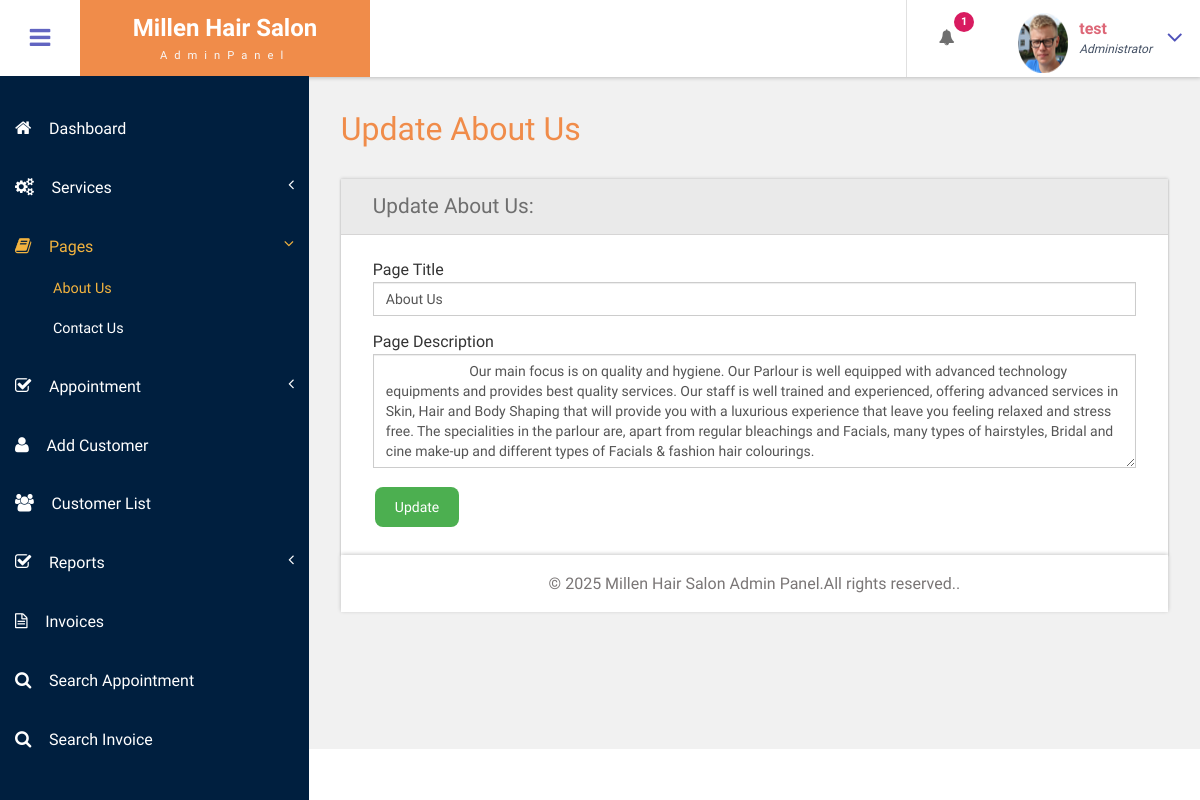
The app's page /bpms/admin/about-us.php (signed in) with its own data.
### tables this page shows
CREATE TABLE `tblpage` (
  `ID` int(10) NOT NULL,
  `PageType` varchar(200) DEFAULT NULL,
  `PageTitle` mediumtext DEFAULT NULL,
  `PageDescription` mediumtext DEFAULT NULL,
  `Email` varchar(200) DEFAULT NULL,
  `MobileNumber` bigint(10) DEFAULT NULL,
  `UpdationDate` date DEFAULT NULL,
  `Timing` varchar(200) NOT NULL
);

### bpms/admin/about-us.php (the view, shortened to what this page needs)
<?php
include('includes/dbconnection.php');
if (strlen($_SESSION['bpmsaid']==0)) {
  header('location:logout.php');
  } else{
  ?>
<!DOCTYPE HTML>
<html>
<head>
<link href="css/bootstrap.css" rel='stylesheet' type='text/css' />
<link href="css/style.css" rel='stylesheet' type='text/css' />
<link href="css/font-awesome.css" rel="stylesheet">
<link href="css/animate.css" rel="stylesheet" type="text/css" media="all">
<link href="css/custom.css" rel="stylesheet">
</head>
<body class="cbp-spmenu-push">
	<div class="main-content">
		 <?php include_once('includes/sidebar.php');?>
	 <?php include_once('includes/header.php');?>
		<div id="page-wrapper">
			<div class="main-page">
				<div class="forms">
					<h3 class="title1">Update About Us</h3>
					<div class="form-grids row widget-shadow" data-example-id="basic-forms">
						<div class="form-title">
							<h4>Update About Us:</h4>
						</div>
						<div class="form-body">
							<form method="post">
  <?php
$ret=mysqli_query($con,"select * from  tblpage where PageType='aboutus'");
while ($row=mysqli_fetch_array($ret)) {
?>
							 <div class="form-group"> <label for="exampleInputEmail1">Page Title</label> <input type="text" class="form-control" name="pagetitle" id="pagetitle" value="<?php  echo $row['PageTitle'];?>" required="true"> </div> <div class="form-group"> <label for="exampleInputPassword1">Page Description</label> <textarea name="pagedes" id="pagedes" rows="5" class="form-control">
        <?php  echo $row['PageDescription'];?></textarea> </div>
							 <?php } ?>
							  <button type="submit" name="submit" class=" btn-default "style="background-color: #4CAF50; border: none; color: white; padding: 10px 20px;
                            text-align: center; text-decoration: none; display: inline-block; font-size: 14px;
                             margin: 4px 2px; cursor: pointer; border-radius: 8px;">Update</button> </form>
						</div>
					</div>
			</div>
		</div>
		 <?php include_once('includes/footer.php');?>
	</div>
</body>
</html>
<?php } ?>

### bpms/admin/includes/header.php (shortened to what this page needs)
<div class="sticky-header header-section ">
      <div class="header-left">
        <button id="showLeftPush"><i class="fa fa-bars"></i></button>
        <div class="logo">
          <a href="dashboard.php">
            <h1> Millen Hair Salon</h1>
            <span>AdminPanel</span>
          </a>
        </div>
      </div>
      <div class="header-right">
        <div class="profile_details_left">
          <ul class="nofitications-dropdown">
            <?php
$ret1=mysqli_query($con,"select ID,Name from  tblappointment where Status=''");
$num=mysqli_num_rows($ret1);
?>
            <li class="dropdown head-dpdn">
              <a href="#" class="dropdown-toggle" data-toggle="dropdown" aria-expanded="false"><i class="fa fa-bell"></i><span class="badge blue"><?php echo $num;?></span></a>
            </li>
          </ul>
          <div class="clearfix"> </div>
        </div>
        <div class="profile_details">
        <?php
$adid=$_SESSION['bpmsaid'];
$ret=mysqli_query($con,"select AdminName from tbladmin where ID='$adid'");
$row=mysqli_fetch_array($ret);
$name=$row['AdminName'];
?>
          <ul>
            <li class="dropdown profile_details_drop">
              <a href="#" class="dropdown-toggle" data-toggle="dropdown" aria-expanded="false">
                <div class="profile_img">
                  <span class="prfil-img"><img src="images/3.png" alt="" width="50" height="60"> </span>
                  <div class="user-name">
                    <p><?php echo $name; ?></p>
                    <span>Administrator</span>
                  </div>
                  <i class="fa fa-angle-down lnr"></i>
                  <div class="clearfix"></div>
                </div>
              </a>
            </li>
          </ul>
        </div>
      </div>
      <div class="clearfix"> </div>
    </div>

### bpms/admin/css/style.css (style rules this page uses)
h4, h5, h6, h1, h2, h3 { margin: 0; }
ul, ol { margin: 0; }
p { margin: 0; }
html, body { font-family: 'Roboto Condensed', sans-serif; font-size: 100%; overflow-x: hidden; background: #fff; }
body a { transition: 0.5s all ease; -webkit-transition: 0.5s all ease; -moz-transition: 0.5s all ease; -o-transition: 0.5s all ease; -ms-transition: 0.5s all ease; text-decoration:none; }
h1,h2,h3,h4,h5,h6 { margin:0; }
p { margin:0; }
ul,label { margin:0; padding:0; }
.main-content { position: relative; }
.sticky-header { position: fixed; top: 0; left:0px; width: 100%; z-index: 100; }
.header-section { background:#FFF; box-shadow: 1px 1px 4px rgba(0, 0, 0, 0.21); -webkit-box-shadow: 1px 1px 4px rgba(0, 0, 0, 0.21); -moz-box-shadow: 1px 1px 4px rgba(0, 0, 0, 0.21); -o-box-shadow: 1px 1px 4px rgba(0, 0, 0, 0.21); }
.header-section::after { clear: both; display: block; content: ''; }
.header-left { float: left; width: 45%; }
.header-right { float: right; }
button#showLeftPush { font-size: 1.5em; width: 80px; padding: 0.87em 0; text-align: center; cursor: pointer; float: left; color: #6F6F6F; -moz-transition: all 0.2s ease-out 0s; -webkit-transition: all 0.2s ease-out 0s; transition: all 0.2s ease-out 0s; border: none; background-color: #fff; outline:none; }
.cbp-spmenu-push { overflow-x: hidden; position: relative; }
.cbp-spmenu, .cbp-spmenu-push { -webkit-transition: all 0.3s ease; -moz-transition: all 0.3s ease; transition: all 0.3s ease; }
.cbp-spmenu-push div#page-wrapper { margin: 0 0 0 19.3em; transition:.5s all; -webkit-transition:.5s all; -moz-transition:.5s all; }
.fa { display: inline-block; font-family: FontAwesome; font-style: normal; font-weight: normal; line-height: 1; -webkit-font-smoothing: antialiased; -moz-osx-font-smoothing: grayscale; }
.logo { background: #F08C4A; text-align: center; float: left; }
.logo a { padding: 0.9em 3.3em .7em; display: block; text-decoration: none; }
.logo a h1 { color: #fff; font-size: 1.5em; line-height: 1.2em; font-weight: 700; }
.logo a span { color: #F8F8F8; font-size: .7em; text-align: center; letter-spacing: 7px; }
.profile_details_left { float: left; }
li.dropdown.head-dpdn { display: inline-block; padding: 1.7em 0; border-left: 1px solid #E0E0E0; float: left; }
li.dropdown.head-dpdn a.dropdown-toggle { padding: 1.7em 2em; }
i.fa.fa-bell { color:#6F6F6F; }
.header-right span.badge { font-size: 11px; font-weight: bold; color: #FFF; background: #8BC34A; line-height: 15px; width: 20px; height: 20px; border-radius: 2em; -webkit-border-radius: 2em; -moz-border-radius: 2em; -o-border-radius: 2em; text-align: center; display: inline-block; position: absolute; top: 16%; padding: 2px 0 0; }
.header-right span.blue { background-color:#D81B60; }
.profile_details { float: right; }
.profile_details_drop a.dropdown-toggle { display:block; padding: 0.8em 3em 0 2em; }
.profile_img span.prfil-img { float:left; }
.user-name { float:left; margin-top:8px; margin-left:11px; height:35px; }
.profile_details ul li { list-style-type:none; position:relative; }
.profile_details li a i.fa.lnr { position: absolute; top: 34%; right: 8%; color: #4F52BA; font-size: 1.6em; }
.user-name p { font-size:1em; color:#DD6777; line-height:1em; font-weight:700; }
.user-name span { font-size: .75em; font-style: italic; color: #424f63; font-weight: normal; margin-top: .3em; }
.charts,.row { margin: 2em 0 0; }
.widget-shadow { background-color: #fff; box-shadow: 0 -1px 3px rgba(0,0,0,.12),0 1px 2px rgba(0,0,0,.24); -webkit-box-shadow: 0 -1px 3px rgba(0,0,0,.12),0 1px 2px rgba(0,0,0,.24); -moz-box-shadow: 0 -1px 3px rgba(0,0,0,.12),0 1px 2px rgba(0,0,0,.24); }
h3.title1 { font-size: 2em; color: #F08C4A; margin-bottom: 0.8em; }
.forms h3.title1 { margin-bottom:0; }
.forms h4 { font-size: 1.3em; color: #6F6F6F; }
.form-title { padding: 1em 2em; background-color: #EAEAEA; border-bottom: 1px solid #D6D5D5; }
.form-body { padding: 1.5em 2em; }
.forms label { font-weight: 400; }
.form-control { border-radius: inherit; }

### bpms/admin/css/custom.css (style rules this page uses)
#page-wrapper { padding:7em 2em 2.5em; background-color: #F1F1F1; }

### records on screen
tblpage: pagetitle "About Us", pagedes "Our main focus is on quality and hygiene. Our Parlour is well equipped with advanced technology equipments and provides best quality services. Our staff is well trained and experienced, offering advanced services in Skin, Hair and Body Shaping that will provide you with a luxurious experience that leave you feeling relaxed and stress free. The specialities in the parlour are, apart from regular bleachings and Facials, many types of hairstyles, Bridal and cine make-up and different types of Facials & fashion hair colourings."

### other values on screen
$num "1"
$name "test"
